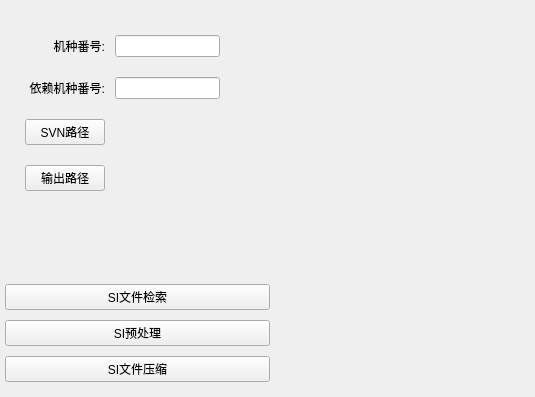
<?xml version="1.0" encoding="UTF-8"?>
<ui version="4.0">
 <class>SIForm</class>
 <widget class="QWidget" name="SIForm">
  <property name="geometry">
   <rect>
    <x>0</x>
    <y>0</y>
    <width>535</width>
    <height>397</height>
   </rect>
  </property>
  <property name="windowTitle">
   <string>Form</string>
  </property>
  <layout class="QGridLayout" name="gridLayout">
   <property name="leftMargin">
    <number>5</number>
   </property>
   <property name="topMargin">
    <number>5</number>
   </property>
   <property name="rightMargin">
    <number>5</number>
   </property>
   <property name="bottomMargin">
    <number>5</number>
   </property>
   <property name="horizontalSpacing">
    <number>15</number>
   </property>
   <property name="verticalSpacing">
    <number>10</number>
   </property>
   <item row="0" column="1" rowspan="6">
    <widget class="QWidget" name="SITableWidget" native="true">
     <property name="sizePolicy">
      <sizepolicy hsizetype="Expanding" vsizetype="Expanding">
       <horstretch>0</horstretch>
       <verstretch>0</verstretch>
      </sizepolicy>
     </property>
     <property name="styleSheet">
      <string notr="true"/>
     </property>
    </widget>
   </item>
   <item row="0" column="0">
    <widget class="QWidget" name="SIMemuWidget" native="true">
     <property name="sizePolicy">
      <sizepolicy hsizetype="Expanding" vsizetype="Expanding">
       <horstretch>0</horstretch>
       <verstretch>0</verstretch>
      </sizepolicy>
     </property>
     <property name="minimumSize">
      <size>
       <width>200</width>
       <height>0</height>
      </size>
     </property>
     <property name="maximumSize">
      <size>
       <width>400</width>
       <height>16777215</height>
      </size>
     </property>
     <layout class="QGridLayout" name="gridLayout_2">
      <property name="leftMargin">
       <number>20</number>
      </property>
      <property name="topMargin">
       <number>30</number>
      </property>
      <property name="rightMargin">
       <number>10</number>
      </property>
      <property name="bottomMargin">
       <number>10</number>
      </property>
      <property name="horizontalSpacing">
       <number>10</number>
      </property>
      <property name="verticalSpacing">
       <number>20</number>
      </property>
      <item row="3" column="0">
       <widget class="QPushButton" name="OutputButton">
        <property name="text">
         <string>输出路径</string>
        </property>
       </widget>
      </item>
      <item row="2" column="0">
       <widget class="QPushButton" name="SVNButton">
        <property name="text">
         <string>SVN路径</string>
        </property>
       </widget>
      </item>
      <item row="0" column="0">
       <widget class="QLabel" name="IDLabel">
        <property name="text">
         <string>机种番号:</string>
        </property>
        <property name="alignment">
         <set>Qt::AlignRight|Qt::AlignTrailing|Qt::AlignVCenter</set>
        </property>
       </widget>
      </item>
      <item row="0" column="2">
       <widget class="QLineEdit" name="IDEdit">
        <property name="sizePolicy">
         <sizepolicy hsizetype="Preferred" vsizetype="Preferred">
          <horstretch>0</horstretch>
          <verstretch>0</verstretch>
         </sizepolicy>
        </property>
        <property name="maximumSize">
         <size>
          <width>105</width>
          <height>16777215</height>
         </size>
        </property>
        <property name="styleSheet">
         <string notr="true"/>
        </property>
        <property name="maxLength">
         <number>8</number>
        </property>
       </widget>
      </item>
      <item row="1" column="0">
       <widget class="QLabel" name="RelyIDLabel">
        <property name="text">
         <string>依赖机种番号:</string>
        </property>
        <property name="alignment">
         <set>Qt::AlignRight|Qt::AlignTrailing|Qt::AlignVCenter</set>
        </property>
       </widget>
      </item>
      <item row="1" column="2">
       <widget class="QLineEdit" name="RelyIDEdit">
        <property name="maximumSize">
         <size>
          <width>105</width>
          <height>16777215</height>
         </size>
        </property>
        <property name="maxLength">
         <number>8</number>
        </property>
       </widget>
      </item>
      <item row="2" column="2">
       <widget class="QLabel" name="SVNLabel">
        <property name="text">
         <string/>
        </property>
       </widget>
      </item>
      <item row="4" column="0">
       <spacer name="verticalSpacer">
        <property name="orientation">
         <enum>Qt::Vertical</enum>
        </property>
        <property name="sizeHint" stdset="0">
         <size>
          <width>20</width>
          <height>40</height>
         </size>
        </property>
       </spacer>
      </item>
      <item row="3" column="2">
       <widget class="QLabel" name="OutputLabel">
        <property name="text">
         <string/>
        </property>
       </widget>
      </item>
      <item row="2" column="3">
       <spacer name="horizontalSpacer">
        <property name="orientation">
         <enum>Qt::Horizontal</enum>
        </property>
        <property name="sizeHint" stdset="0">
         <size>
          <width>40</width>
          <height>20</height>
         </size>
        </property>
       </spacer>
      </item>
     </layout>
    </widget>
   </item>
   <item row="4" column="0">
    <widget class="QPushButton" name="SIFileCompression">
     <property name="sizePolicy">
      <sizepolicy hsizetype="Minimum" vsizetype="Fixed">
       <horstretch>0</horstretch>
       <verstretch>0</verstretch>
      </sizepolicy>
     </property>
     <property name="text">
      <string>SI文件压缩</string>
     </property>
    </widget>
   </item>
   <item row="3" column="0">
    <widget class="QPushButton" name="SIPretreatmentButton">
     <property name="sizePolicy">
      <sizepolicy hsizetype="Minimum" vsizetype="Fixed">
       <horstretch>0</horstretch>
       <verstretch>0</verstretch>
      </sizepolicy>
     </property>
     <property name="text">
      <string>SI预处理</string>
     </property>
    </widget>
   </item>
   <item row="1" column="0" rowspan="2">
    <widget class="QPushButton" name="SIFileSearchButton">
     <property name="sizePolicy">
      <sizepolicy hsizetype="Minimum" vsizetype="Fixed">
       <horstretch>0</horstretch>
       <verstretch>0</verstretch>
      </sizepolicy>
     </property>
     <property name="text">
      <string>SI文件检索</string>
     </property>
    </widget>
   </item>
  </layout>
 </widget>
 <resources/>
 <connections/>
</ui>
